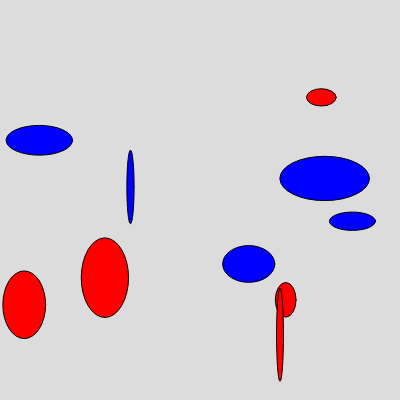
Frame 1 (no input)
Frame 60 (no input): identical to frame 1, image omitted
Frame 120 (the mouse pressed at the canvas centre since frame 60): identical to frame 1, image omitted

The p5.js sketch that drew this single still picture (run headless with seeded random() and noise() and a simulated clock; from frame 60 on, the mouse is pressed at the canvas centre):

// p5.js sketch
// ── sketch.js
function setup() {
  createCanvas(400, 400);
  background(220);

  let i=0
  while (i<5){
    fill(255,0,0);
    let x=random(400);
    let b=random(100);
    let y=random(400);
    let c=random(100);
    ellipse(x,y,b,c);
    i++;
  }
  for(let g=0;g<5;g++){
    fill(0,0,255);
    let x=random(400);
    let b=random(100);
    let y=random(400);
    let c=random(100);
    ellipse(x,y,b,c);
  }

}




function draw() {
 
}
